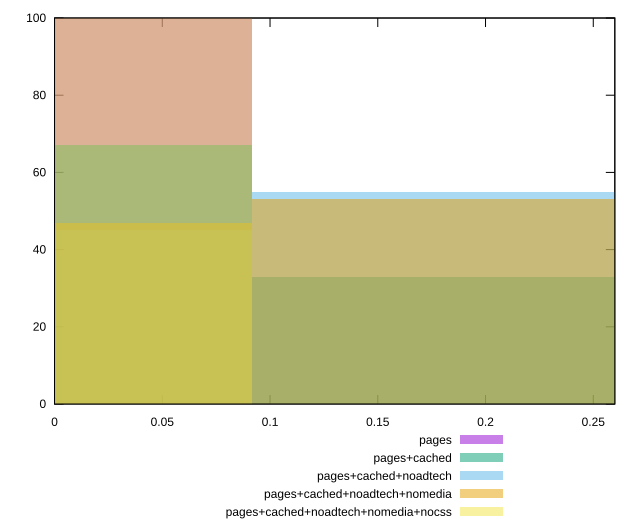

Write gnuplot code to recreate this figure.
reset

$pages <<EOF
0 100
EOF

$pagesCached <<EOF
0 67
0.182932634574998 33
EOF

$pagesCachedNoadtech <<EOF
0 45
0.182932634574998 55
EOF

$pagesCachedNoadtechNomedia <<EOF
0 47
0.182932634574998 53
EOF

$pagesCachedNoadtechNomediaNocss <<EOF
0 100
EOF

set key outside below
set boxwidth 0.182932634574998
set xrange [0:0.26]
set yrange [0:100]
set trange [0:100]
set style fill transparent solid 0.5 noborder
set terminal svg size 640, 530 enhanced background rgb 'white'
set output "report_00018_2021-02-10T15-25-16.877Z/cumulative-layout-shift/comparison/histogram/all_score.svg"

plot $pages title "pages" with boxes, \
     $pagesCached title "pages+cached" with boxes, \
     $pagesCachedNoadtech title "pages+cached+noadtech" with boxes, \
     $pagesCachedNoadtechNomedia title "pages+cached+noadtech+nomedia" with boxes, \
     $pagesCachedNoadtechNomediaNocss title "pages+cached+noadtech+nomedia+nocss" with boxes

reset
